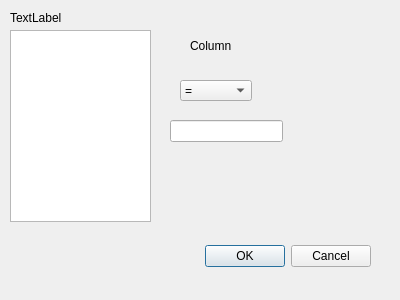
<ui version="4.0" >
 <class>Dialog</class>
 <widget class="QDialog" name="Dialog" >
  <property name="geometry" >
   <rect>
    <x>0</x>
    <y>0</y>
    <width>400</width>
    <height>300</height>
   </rect>
  </property>
  <property name="windowTitle" >
   <string>Select for Export</string>
  </property>
  <widget class="QDialogButtonBox" name="buttonBox" >
   <property name="geometry" >
    <rect>
     <x>30</x>
     <y>240</y>
     <width>341</width>
     <height>32</height>
    </rect>
   </property>
   <property name="orientation" >
    <enum>Qt::Horizontal</enum>
   </property>
   <property name="standardButtons" >
    <set>QDialogButtonBox::Cancel|QDialogButtonBox::NoButton|QDialogButtonBox::Ok</set>
   </property>
  </widget>
  <widget class="QListView" name="listView" >
   <property name="geometry" >
    <rect>
     <x>10</x>
     <y>30</y>
     <width>141</width>
     <height>192</height>
    </rect>
   </property>
  </widget>
  <widget class="QLabel" name="label" >
   <property name="geometry" >
    <rect>
     <x>10</x>
     <y>10</y>
     <width>52</width>
     <height>16</height>
    </rect>
   </property>
   <property name="text" >
    <string>TextLabel</string>
   </property>
  </widget>
  <widget class="QLabel" name="label_2" >
   <property name="geometry" >
    <rect>
     <x>190</x>
     <y>30</y>
     <width>52</width>
     <height>31</height>
    </rect>
   </property>
   <property name="text" >
    <string>Column</string>
   </property>
  </widget>
  <widget class="QLineEdit" name="lineEdit" >
   <property name="geometry" >
    <rect>
     <x>170</x>
     <y>120</y>
     <width>113</width>
     <height>22</height>
    </rect>
   </property>
  </widget>
  <widget class="QComboBox" name="comboBox" >
   <property name="geometry" >
    <rect>
     <x>180</x>
     <y>80</y>
     <width>72</width>
     <height>21</height>
    </rect>
   </property>
   <item>
    <property name="text" >
     <string>=</string>
    </property>
   </item>
   <item>
    <property name="text" >
     <string>&lt;</string>
    </property>
   </item>
   <item>
    <property name="text" >
     <string>></string>
    </property>
   </item>
  </widget>
 </widget>
 <resources/>
 <connections>
  <connection>
   <sender>buttonBox</sender>
   <signal>accepted()</signal>
   <receiver>Dialog</receiver>
   <slot>accept()</slot>
   <hints>
    <hint type="sourcelabel" >
     <x>248</x>
     <y>254</y>
    </hint>
    <hint type="destinationlabel" >
     <x>157</x>
     <y>274</y>
    </hint>
   </hints>
  </connection>
  <connection>
   <sender>buttonBox</sender>
   <signal>rejected()</signal>
   <receiver>Dialog</receiver>
   <slot>reject()</slot>
   <hints>
    <hint type="sourcelabel" >
     <x>316</x>
     <y>260</y>
    </hint>
    <hint type="destinationlabel" >
     <x>286</x>
     <y>274</y>
    </hint>
   </hints>
  </connection>
 </connections>
</ui>
